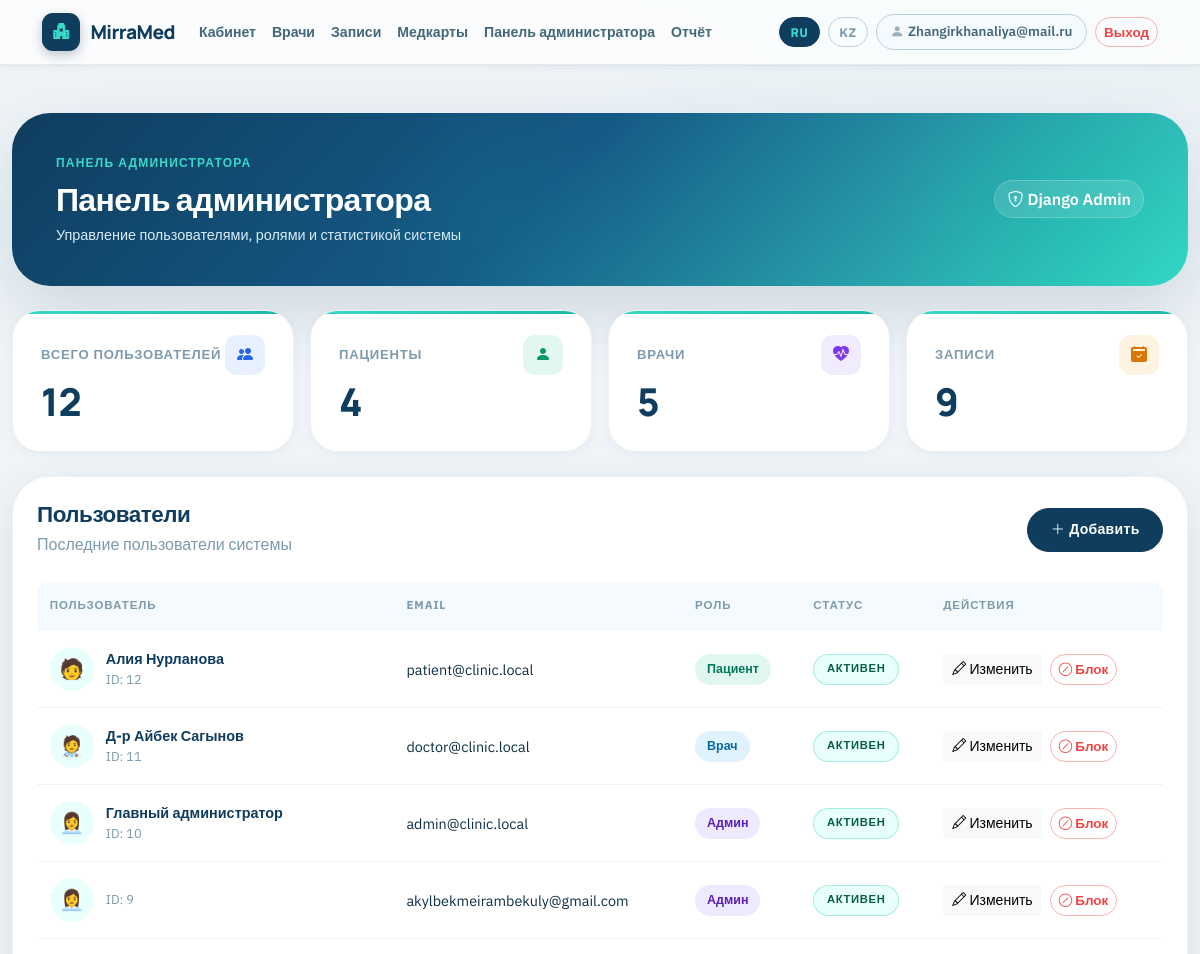
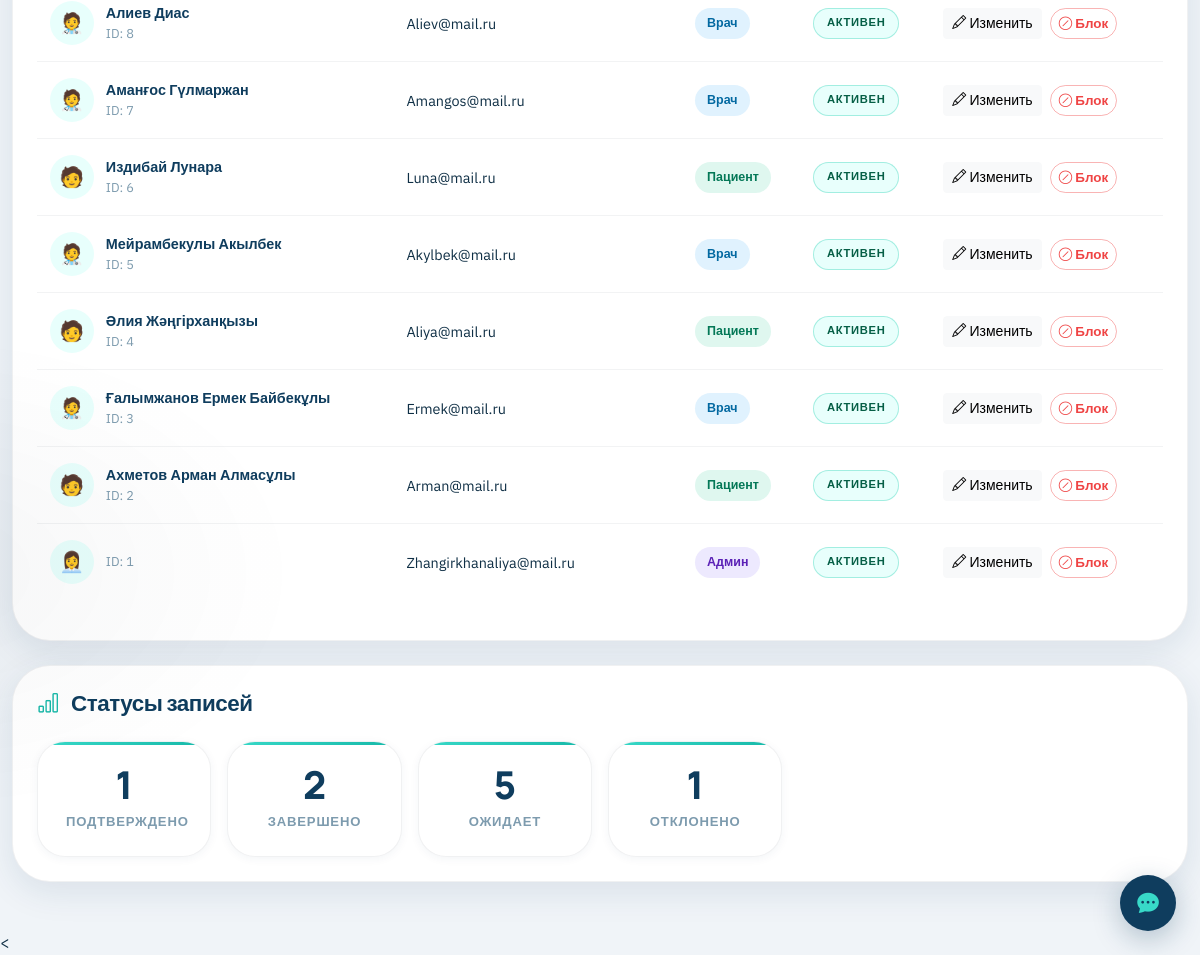
The app's page /admin-panel/ (signed in) with its own data (2 pictures, top to bottom).
### core/models.py (models this page shows, shortened)
class User(AbstractUser):
    class Role(models.TextChoices):
        ADMIN = 'admin', 'Admin'
        DOCTOR = 'doctor', 'Doctor'
        PATIENT = 'patient', 'Patient'
    username = models.CharField(max_length=150, unique=True)
    email = models.EmailField(unique=True)
    full_name = models.CharField(max_length=255)
    role = models.CharField(max_length=20, choices=Role.choices, default=Role.PATIENT)
    must_complete_profile = models.BooleanField(default=True)
    USERNAME_FIELD = 'email'
    REQUIRED_FIELDS = []
    objects = UserManager()

### core/views.py (the view)
# urls.py: path('admin-panel/', views.admin_panel, name='admin_panel'),
@login_required
@user_passes_test(lambda u: u.role == User.Role.ADMIN)
def admin_panel(request):
    users_qs = User.objects.all().order_by('-id')
    editing_user = None
    if request.method == 'POST':
        user_id = request.POST.get('user_id')
        editing_user = User.objects.filter(pk=user_id).first() if user_id else None
        form = UserAdminSiteForm(request.POST, instance=editing_user)
        if form.is_valid():
            user = form.save()
            if user.role == User.Role.DOCTOR:
                Doctor.objects.get_or_create(user=user)
            elif user.role == User.Role.PATIENT:
                Patient.objects.get_or_create(user=user)
            messages.success(request, 'Пользователь сохранён.')
            return redirect('admin_panel')
    else:
        edit_id = request.GET.get('edit')
        editing_user = User.objects.filter(pk=edit_id).first() if edit_id else None
        form = UserAdminSiteForm(instance=editing_user)
    stats = {
        'users_count': User.objects.count(),
        'patients_count': User.objects.filter(role='patient').count(),
        'doctors_count': User.objects.filter(role='doctor').count(),
        'appointments_count': Appointment.objects.count(),
        'income_total': Appointment.objects.filter(status=Appointment.Status.COMPLETED).aggregate(total=Sum('fee'))['total'] or Decimal('0.00'),
    }
    appointments_by_status = Appointment.objects.values('status').annotate(total=Count('id')).order_by('status')
    users = users_qs[:25]
    return render(request, 'admin_panel.html', {'stats': stats, 'users': users, 'form': form, 'editing_user': editing_user, 'appointments_by_status': appointments_by_status})

### core/context_processors.py (called while the page is built)
def ui_context(request):
    lang = getattr(request, 'site_lang', 'ru')
    return {
        'site_lang': lang,
        'T': TRANSLATIONS.get(lang, TRANSLATIONS['ru']),
    }

### core/templatetags/core_tags.py (called while the page is built)
@register.filter
def status_label(status, lang='ru'):
    return STATUS_LABELS.get(lang, STATUS_LABELS['ru']).get(status, str(status).upper())

### templates/admin_panel.html (shortened to what this page needs)
{% extends 'base.html' %}
{% load core_tags %}
{% block content %}
<div class="hero-card mb-4">
  <div class="d-flex justify-content-between align-items-center flex-wrap gap-3">
    <div>
      <div class="admin-kicker">{{ T.admin_panel }}</div>
      <h1 class="mb-1">{{ T.admin_panel }}</h1>
      <div class="admin-subtitle">{{ T.admin_subtitle }}</div>
    </div>
    <a href="/admin/" class="btn btn-light">
      <i class="bi bi-shield-lock me-1"></i>Django Admin
    </a>
  </div>
</div>
<div class="row g-3 mb-4">
  <div class="col-6 col-md-3">
    <div class="stat-card">
      <div class="d-flex align-items-center justify-content-between mb-2">
        <div class="stat-label">
          {{ T.users_total }}
        </div>
        <div style="
          width:40px;
          height:40px;
          border-radius:12px;
          background:rgba(59,130,246,.12);
          display:flex;
          align-items:center;
          justify-content:center;
          color:#2563EB;
          font-size:1rem;
        ">
          <i class="bi bi-people-fill"></i>
        </div>
      </div>
      <div class="stat-number">
        {{ stats.users_count }}
      </div>
    </div>
  </div>
  <div class="col-6 col-md-3">
    <div class="stat-card">
      <div class="d-flex align-items-center justify-content-between mb-2">
        <div class="stat-label">
          {{ T.patients }}
        </div>
        <div style="
          width:40px;
          height:40px;
          border-radius:12px;
          background:rgba(16,185,129,.12);
          display:flex;
          align-items:center;
          justify-content:center;
          color:#059669;
          font-size:1rem;
        ">
          <i class="bi bi-person-fill"></i>
        </div>
      </div>
      <div class="stat-number">
        {{ stats.patients_count }}
      </div>
    </div>
  </div>
  <div class="col-6 col-md-3">
    <div class="stat-card">
      <div class="d-flex align-items-center justify-content-between mb-2">
        <div class="stat-label">
          {{ T.doctors }}
        </div>
        <div style="
          width:40px;
          height:40px;
          border-radius:12px;
          background:rgba(139,92,246,.12);
          display:flex;
          align-items:center;
          justify-content:center;
          color:#7C3AED;
          font-size:1rem;
        ">
          <i class="bi bi-heart-pulse-fill"></i>
        </div>
      </div>
      <div class="stat-number">
        {{ stats.doctors_count }}
      </div>
    </div>
  </div>
  <div class="col-6 col-md-3">
    <div class="stat-card">
      <div class="d-flex align-items-center justify-content-between mb-2">
        <div class="stat-label">
          {{ T.appointments }}
        </div>
        <div style="
          width:40px;
          height:40px;
          border-radius:12px;
          background:rgba(245,158,11,.12);
          display:flex;
          align-items:center;
          justify-content:center;
          color:#D97706;
          font-size:1rem;
        ">
          <i class="bi bi-calendar2-check-fill"></i>
        </div>
      </div>
      <div class="stat-number">
        {{ stats.appointments_count }}
      </div>
    </div>
  </div>
</div>
<div class="app-card p-4 mb-4">
  <div class="d-flex justify-content-between align-items-center mb-4 flex-wrap gap-3">
    <div>
      <h2 class="section-title mb-1">{{ T.users }}</h2>
      <div class="subtle">{{ T.latest_users }}</div>
    </div>
    <button type="button"
            class="btn btn-success"
            id="addUserBtn"
            data-bs-toggle="modal"
            data-bs-target="#userModal">
      <i class="bi bi-plus-lg me-1"></i>{{ T.add }}
    </button>
  </div>
  <div class="table-responsive">
    <table class="table align-middle admin-users-table">
      <thead>
        <tr>
          <th>{{ T.user }}</th>
          <th>{{ T.email }}</th>
          <th>{{ T.role }}</th>
          <th>{{ T.status }}</th>
          <th>{{ T.actions }}</th>
        </tr>
      </thead>
      <tbody>
        {% for user in users %}
        <tr>
          <td>
            <div class="admin-user-cell">
              <div class="admin-avatar">
                {% if user.role == 'doctor' %}
                  🧑‍⚕️
                {% elif user.role == 'admin' %}
                  👩‍💼
                {% else %}
                  🧑
                {% endif %}
              </div>
              <div>
                <div class="admin-user-name">{{ user.full_name }}</div>
                <div class="admin-user-id">ID: {{ user.id }}</div>
              </div>
            </div>
          </td>
          <td>{{ user.email }}</td>
          <td>
            <span class="admin-role-badge role-{{ user.role }}">
              {% if user.role == 'patient' %}
                {{ T.patient_role }}
              {% elif user.role == 'doctor' %}
                {{ T.doctor_role }}
              {% elif user.role == 'admin' %}
                {{ T.admin_role }}
              {% else %}
                {{ user.role }}
              {% endif %}
            </span>
          </td>
          <td>
            {% if user.is_active %}
              <span class="status-pill status-approved">{{ T.active }}</span>
            {% else %}
              <span class="status-pill status-rejected">{{ T.inactive }}</span>
            {% endif %}
          </td>
          <td>
            <div class="d-flex gap-2 flex-wrap">
              <button type="button"
                      class="btn btn-sm btn-light edit-user-btn"
                      data-bs-toggle="modal"
                      data-bs-target="#userModal"
                      data-id="{{ user.id }}"
                      data-full-name="{{ user.full_name|escape }}"
                      data-email="{{ user.email|escape }}"
                      data-role="{{ user.role }}"
                      data-active="{{ user.is_active|yesno:'true,false' }}">
                <i class="bi bi-pencil"></i>
                {{ T.edit }}
              </button>
              <button type="button"
                      class="btn btn-sm btn-outline-danger edit-user-btn"
                      data-bs-toggle="modal"
                      data-bs-target="#userModal"
                      data-id="{{ user.id }}"
                      data-full-name="{{ user.full_name|escape }}"
                      data-email="{{ user.email|escape }}"
                      data-role="{{ user.role }}"
                      data-active="false">
                <i class="bi bi-slash-circle"></i>
                {{ T.block }}
              </button>
            </div>
          </td>
        </tr>
        {% empty %}
        <tr>
          <td colspan="5" class="text-center subtle py-4">
            {{ T.users_empty }}
          </td>
        </tr>
        {% endfor %}
      </tbody>
    </table>
  </div>
</div>
<div class="app-card p-4">
  <h2 class="section-title mb-4">
    <i class="bi bi-bar-chart me-2" style="color:var(--aqua-dim);"></i>
    {{ T.appointment_statuses }}
  </h2>
  <div class="row g-3">
    {% for item in appointments_by_status %}
    <div class="col-6 col-md-2">
      <div class="stat-card text-center">
        <div class="stat-number">{{ item.total }}</div>
        <div class="stat-label">{{ item.status|status_label:site_lang }}</div>
      </div>
    </div>
    {% endfor %}
  </div>
</div>
{% endblock %}

### templates/base.html (shortened to what this page needs)
{% load core_tags %}
<!doctype html>
<html lang="{{ site_lang }}">
<head>
  <link href="https://cdn.jsdelivr.net/npm/bootstrap@5.3.3/dist/css/bootstrap.min.css" rel="stylesheet">
  <link href="https://cdn.jsdelivr.net/npm/bootstrap-icons@1.11.3/font/bootstrap-icons.css" rel="stylesheet">
  <link href="/static/css/styles.css?v=999" rel="stylesheet">
</head>
<body>
<nav class="app-navbar navbar navbar-expand-lg">
  <div class="container">
    <a class="navbar-brand" href="/">
      <span class="brand-mark"><i class="bi bi-hospital-fill"></i></span>
      <span>{{ T.site_name }}</span>
    </a>
    <div class="collapse navbar-collapse" id="mainNav">
      <ul class="navbar-nav me-auto mb-3 mb-lg-0 nav-pill-list">
        {% if request.user.is_authenticated %}
        <li class="nav-item">
          <a class="nav-link {% if request.path == '/dashboard/' %}active-nav{% endif %}"
            href="{% url 'dashboard' %}">
            {{ T.dashboard }}
          </a>
        </li>
        {% if request.user.role != 'doctor' %}
        <li class="nav-item">
          <a class="nav-link {% if request.path == '/doctors/' %}active-nav{% endif %}"
            href="{% url 'doctors_list' %}">
            {{ T.doctors }}
          </a>
        </li>
        {% endif %}
        <li class="nav-item">
          <a class="nav-link {% if request.path == '/appointments/' %}active-nav{% endif %}"
            href="{% url 'appointments' %}">
            {{ T.appointments }}
          </a>
        </li>
        <li class="nav-item">
          <a class="nav-link {% if request.path == '/medical-records/' %}active-nav{% endif %}"
            href="{% url 'medical_records' %}">
            {{ T.medical_records }}
          </a>
        </li>
        {% if request.user.role == 'admin' %}
        <li class="nav-item">
          <a class="nav-link"
            href="/admin/">
            {{ T.admin_panel }}
          </a>
        </li>
        <li class="nav-item">
          <a class="nav-link {% if request.path == '/reports/' %}active-nav{% endif %}"
            href="{% url 'reports' %}">
            {{ T.reports }}
          </a>
        </li>
        {% endif %}
        {% endif %}
        </ul>
      <div class="d-flex align-items-center gap-2 flex-wrap">
        <a class="btn btn-language {% if site_lang == 'ru' %}active{% endif %}" href="{% url 'switch_language' 'ru' %}?next={{ request.path }}">RU</a>
        <a class="btn btn-language {% if site_lang == 'kz' %}active{% endif %}" href="{% url 'switch_language' 'kz' %}?next={{ request.path }}">KZ</a>
        {% if request.user.is_authenticated %}
          <span class="user-chip"><i class="bi bi-person-fill me-1 opacity-50"></i>{{ request.user.full_name|default:request.user.email }}</span>
          <form method="post" action="{% url 'logout' %}" class="d-inline m-0">
            <button class="btn btn-outline-danger btn-sm">{{ T.logout }}</button>
          </form>
        {% else %}
          <a class="btn btn-success btn-sm" href="{% url 'login' %}">{{ T.login }}</a>
        {% endif %}
      </div>
    </div>
  </div>
</nav>
<main class="container app-shell py-4 py-lg-5">
  {% block content %}{% endblock %}
</main>
<
<button id="chat-toggle" title="Чат">
  <i class="bi bi-chat-dots-fill"></i>
</button>
</body>
</html>

### records on screen
User: user.full_name "Zhangirkhanaliya@mail.ru", id "1", email "Zhangirkhanaliya@mail.ru", admin_role "Админ", active "АКТИВЕН", edit "Изменить", block "Блок"
User: full_name "Алия Нурланова", id "12", email "patient@clinic.local", patient_role "Пациент", active "АКТИВЕН", edit "Изменить", block "Блок"
User: full_name "Д-р Айбек Сагынов", id "11", email "doctor@clinic.local", doctor_role "Врач", active "АКТИВЕН", edit "Изменить", block "Блок"
User: full_name "Главный администратор", id "10", email "admin@clinic.local", admin_role "Админ", active "АКТИВЕН", edit "Изменить", block "Блок"
User: id "9", email "akylbekmeirambekuly@gmail.com", admin_role "Админ", active "АКТИВЕН", edit "Изменить", block "Блок"
User: full_name "Алиев Диас", id "8", email "Aliev@mail.ru", doctor_role "Врач", active "АКТИВЕН", edit "Изменить", block "Блок"
User: full_name "Аманғос Гүлмаржан", id "7", email "Amangos@mail.ru", doctor_role "Врач", active "АКТИВЕН", edit "Изменить", block "Блок"
User: full_name "Издибай Лунара", id "6", email "Luna@mail.ru", patient_role "Пациент", active "АКТИВЕН", edit "Изменить", block "Блок"
User: full_name "Мейрамбекулы Акылбек", id "5", email "Akylbek@mail.ru", doctor_role "Врач", active "АКТИВЕН", edit "Изменить", block "Блок"
User: full_name "Әлия Жәңгірханқызы", id "4", email "Aliya@mail.ru", patient_role "Пациент", active "АКТИВЕН", edit "Изменить", block "Блок"
User: full_name "Ғалымжанов Ермек Байбекұлы", id "3", email "Ermek@mail.ru", doctor_role "Врач", active "АКТИВЕН", edit "Изменить", block "Блок"
User: full_name "Ахметов Арман Алмасұлы", id "2", email "Arman@mail.ru", patient_role "Пациент", active "АКТИВЕН", edit "Изменить", block "Блок"

### other values on screen
{{ T.site_name }} "MirraMed"
{{ T.dashboard }} "Кабинет"
{{ T.doctors }} "Врачи"
{{ T.appointments }} "Записи"
{{ T.medical_records }} "Медкарты"
{{ T.admin_panel }} "Панель администратора"
{{ T.reports }} "Отчёт"
{{ T.logout }} "Выход"
{{ T.admin_panel }} "ПАНЕЛЬ АДМИНИСТРАТОРА"
{{ T.admin_subtitle }} "Управление пользователями, ролями и статистикой системы"
{{ T.users_total }} "ВСЕГО ПОЛЬЗОВАТЕЛЕЙ"
{{ stats.users_count }} "12"
{{ T.patients }} "ПАЦИЕНТЫ"
{{ stats.patients_count }} "4"
{{ T.doctors }} "ВРАЧИ"
